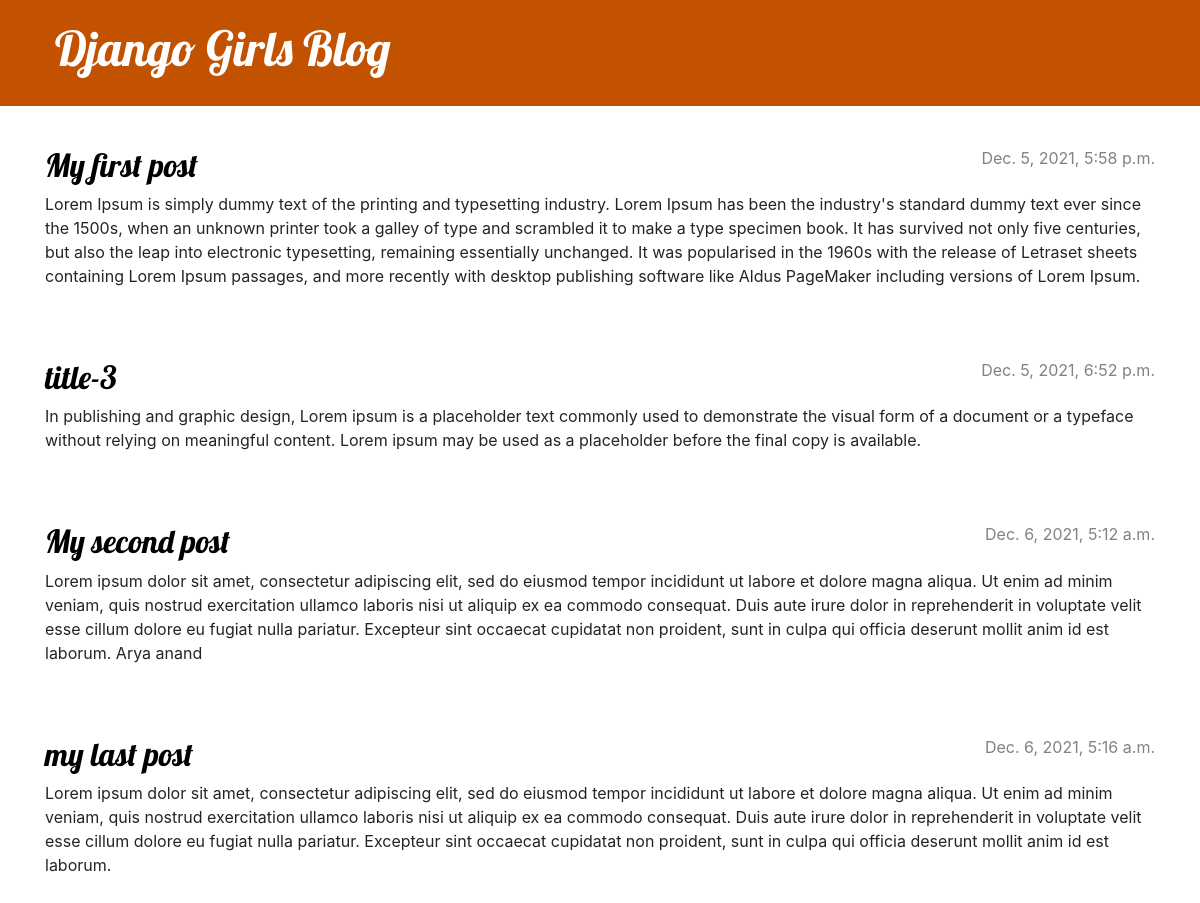
The page / on the database its author committed.
### blog/models.py (models this page shows, shortened)
class Post(models.Model):
    author = models.ForeignKey(settings.AUTH_USER_MODEL, on_delete=models.CASCADE)
    title = models.CharField(max_length=200)
    text = models.TextField()
    created_date = models.DateTimeField(default=timezone.now)
    published_date = models.DateTimeField(blank=True, null=True)

### blog/views.py (the view)
# urls.py: path('', views.post_list, name='post_list'),
def post_list(request):
    posts = Post.objects.filter(published_date__lte=timezone.now()).order_by('published_date')
    return render(request, 'blog/post_list.html', {'posts': posts})

### blog/templates/blog/post_list.html
{% extends 'blog/base.html' %}
{% block content %}
    {% for post in posts %}
        <article class="post">
            <time class="date">
                {{ post.published_date }}
            </time>
            <h2><a href="{% url 'post_detail' pk=post.pk %}">{{ post.title }}</a></h2>
            <p>{{ post.text|linebreaksbr }}</p>
        </article>
    {% endfor %}
{% endblock %}

### blog/templates/blog/base.html (shortened to what this page needs)
{% load static %}
<!DOCTYPE html>
<html>
    <head>
        <link rel="stylesheet" href="https://cdn.jsdelivr.net/npm/bootstrap@4.5.3/dist/css/bootstrap.min.css">
        <link rel="stylesheet" href="{% static 'css/blog.css' %}">
    </head>
    <body>
        <header class="page-header">
            <div class="container">
                <h1><a href="/">Django Girls Blog</a></h1>
            </div>
        </header>
        <main class="content container">
            <div class="row">
                <div class="col">
                    {% block content %}
                    {% endblock %}
                </div>
            </div>
        </main>
    </body>
</html>

### blog/static/css/blog.css (style rules this page uses)
.page-header { background-color: #C25100; margin-top: 0; margin-bottom: 40px; padding: 20px 20px 20px 40px; }
.page-header h1, .page-header h1 a, .page-header h1 a:visited, .page-header h1 a:active { color: #ffffff; font-size: 36pt; text-decoration: none; }
h1, h2, h3, h4 { font-family: 'Lobster', cursive; }
.date { color: #828282; }
.post { margin-bottom: 70px; }
.post h2 a, .post h2 a:visited { color: #000000; }
.post > .date, .post > .actions { float: right; }

### rows shown on the page
Post: published_date "Dec. 5, 2021, 5:58 p.m.", title "My first post", text "Lorem Ipsum is simply dummy text of the printing and typesetting industry. Lorem Ipsum has been the industry's standard dummy text ever since the 1500s, when an unknown printer took a galley of type and scrambled it to make a type specimen book. It has survived not only five centuries, but also the leap into electronic typesetting, remaining essentially unchanged. It was popularised in the 1960s with the release of Letraset sheets containing Lorem Ipsum passages, and more recently with desktop publishing software like Aldus PageMaker including versions of Lorem Ipsum."
Post: published_date "Dec. 5, 2021, 6:52 p.m.", title "title-3", text "In publishing and graphic design, Lorem ipsum is a placeholder text commonly used to demonstrate the visual form of a document or a typeface without relying on meaningful content. Lorem ipsum may be used as a placeholder before the final copy is available."
Post: published_date "Dec. 6, 2021, 5:12 a.m.", title "My second post", text "Lorem ipsum dolor sit amet, consectetur adipiscing elit, sed do eiusmod tempor incididunt ut labore et dolore magna aliqua. Ut enim ad minim veniam, quis nostrud exercitation ullamco laboris nisi ut aliquip ex ea commodo consequat. Duis aute irure dolor in reprehenderit in voluptate velit esse cillum dolore eu fugiat nulla pariatur. Excepteur sint occaecat cupidatat non proident, sunt in culpa qui officia deserunt mollit anim id est laborum. Arya anand"
Post: published_date "Dec. 6, 2021, 5:16 a.m.", title "my last post", text "Lorem ipsum dolor sit amet, consectetur adipiscing elit, sed do eiusmod tempor incididunt ut labore et dolore magna aliqua. Ut enim ad minim veniam, quis nostrud exercitation ullamco laboris nisi ut aliquip ex ea commodo consequat. Duis aute irure dolor in reprehenderit in voluptate velit esse cillum dolore eu fugiat nulla pariatur. Excepteur sint occaecat cupidatat non proident, sunt in culpa qui officia deserunt mollit anim id est laborum."
